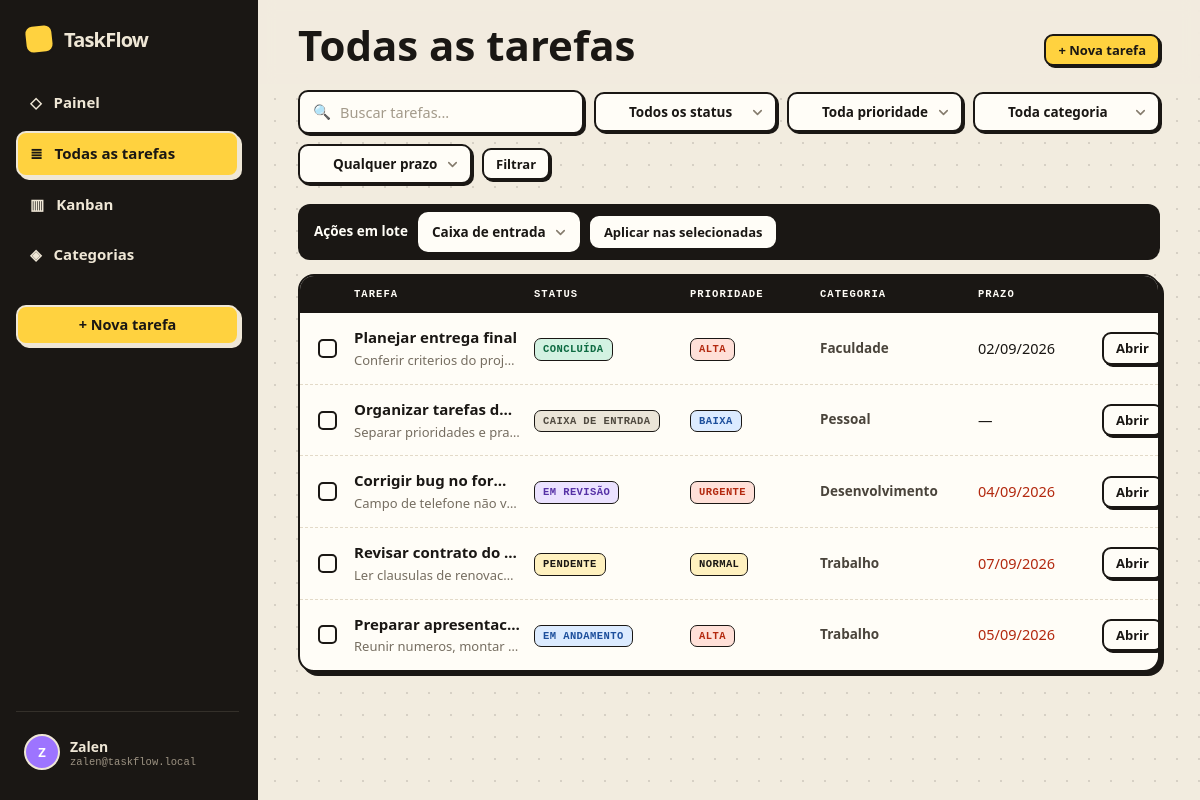
The app's page /tasks.php (signed in), older data.
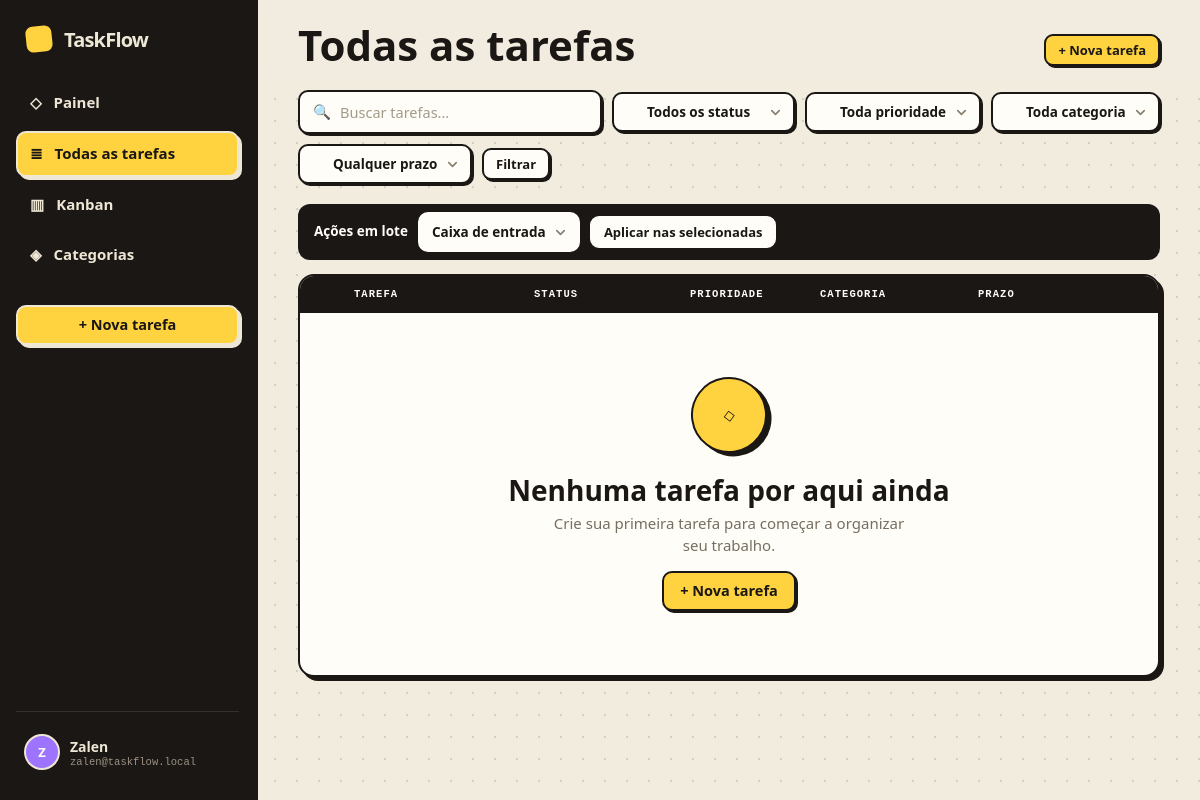
The same page, newer data.
### tables this page shows
CREATE TABLE IF NOT EXISTS tasks (
    id BIGINT UNSIGNED NOT NULL AUTO_INCREMENT,
    user_id INT UNSIGNED NOT NULL,
    workspace_id INT UNSIGNED NULL,
    title VARCHAR(120) NOT NULL,
    description TEXT NULL,
    category VARCHAR(60) NULL,
    status ENUM('inbox','pending','progress','review','done') NOT NULL DEFAULT 'inbox',
    priority ENUM('low','normal','high','urgent') NOT NULL DEFAULT 'normal',
    due_date DATE NULL,
    completed_at DATETIME NULL DEFAULT NULL,
    created_at TIMESTAMP NOT NULL DEFAULT CURRENT_TIMESTAMP,
    updated_at TIMESTAMP NOT NULL DEFAULT CURRENT_TIMESTAMP ON UPDATE CURRENT_TIMESTAMP,
    PRIMARY KEY (id),
    KEY idx_tasks_user_status (user_id, status),
    KEY idx_tasks_user_due (user_id, due_date),
    KEY idx_tasks_user_category (user_id, category),
    KEY idx_tasks_user_updated (user_id, updated_at),
    KEY idx_tasks_workspace (workspace_id),
    KEY idx_tasks_workspace_status (workspace_id, status, due_date),
    CONSTRAINT fk_tasks_user FOREIGN KEY (user_id) REFERENCES users(id) ON DELETE CASCADE,
    CONSTRAINT fk_tasks_workspace FOREIGN KEY (workspace_id) REFERENCES workspaces(id) ON DELETE SET NULL
);

### config/database.php (called while the page is built, shortened)
<?php
function db(bool $withoutDatabase = false): PDO {
    static $connections = [];
    $key = $withoutDatabase ? 'server' : 'database';
    if (isset($connections[$key])) {
        return $connections[$key];
    }
    $dsn = $withoutDatabase
        ? 'mysql:host=' . DB_HOST . ';port=' . DB_PORT . ';charset=utf8mb4'
        : 'mysql:host=' . DB_HOST . ';port=' . DB_PORT . ';dbname=' . DB_NAME . ';charset=utf8mb4';
    try {
        $pdo = new PDO($dsn, DB_USER, DB_PASS, [
            PDO::ATTR_ERRMODE => PDO::ERRMODE_EXCEPTION,
            PDO::ATTR_DEFAULT_FETCH_MODE => PDO::FETCH_ASSOC,
            PDO::ATTR_EMULATE_PREPARES => false,
        ]);
    } catch (PDOException $e) {
        throw new RuntimeException(
            $withoutDatabase
                ? 'Não foi possível conectar ao MySQL. Confirme se o MySQL está iniciado no XAMPP e revise config/database.php.'
                : 'Banco TaskFlow ainda não está disponível. Acesse install.php para criar o banco e as tabelas.',
            0,
            $e
        );
    }
    return $pdo;
}

### includes/bootstrap.php (called while the page is built, shortened)
<?php
require_once __DIR__ . '/../config/database.php';
function e(mixed $value): string {
    return htmlspecialchars((string)$value, ENT_QUOTES, 'UTF-8');
}
function truncate_text(string $value, int $limit): string {
    if (function_exists('mb_strlen') && function_exists('mb_substr')) {
        return mb_strlen($value, 'UTF-8') > $limit ? mb_substr($value, 0, $limit - 1, 'UTF-8') . '…' : $value;
    }
    return strlen($value) > $limit ? substr($value, 0, max(0, $limit - 3)) . '...' : $value;
}
function statuses(): array {
    return [
        'inbox' => 'Caixa de entrada',
        'pending' => 'Pendente',
        'progress' => 'Em andamento',
        'review' => 'Em revisão',
        'done' => 'Concluída',
    ];
}
function priorities(): array {
    return [
        'low' => 'Baixa',
        'normal' => 'Normal',
        'high' => 'Alta',
        'urgent' => 'Urgente',
    ];
}
function due_class(?string $date, string $status): string {
    if (!$date || $status === 'done') return '';
    $today = date('Y-m-d');
    if ($date < $today) return 'overdue';
    return '';
}

### tasks.php (the view, shortened to what the changed rows need)
<?php
require_once __DIR__ . '/includes/bootstrap.php';
$user = require_auth();
$uid = (int)$user['id'];
$q = trim((string)($_GET['q'] ?? ''));
$status = (string)($_GET['status'] ?? '');
$priority = (string)($_GET['priority'] ?? '');
$category = trim((string)($_GET['category'] ?? ''));
$due = (string)($_GET['due'] ?? '');
$view = (string)($_GET['view'] ?? 'list');
$where = ['user_id = :uid']; $params = ['uid'=>$uid];
$order = $view === 'category' ? "ORDER BY category ASC, due_date IS NULL, due_date ASC, updated_at DESC" : 'ORDER BY updated_at DESC, id DESC';
$stmt = db()->prepare('SELECT id,user_id,title,description,category,status,priority,due_date,created_at,updated_at FROM tasks WHERE ' . implode(' AND ', $where) . ' ' . $order);
$stmt->execute($params); $tasks = $stmt->fetchAll(); $categories = user_categories($uid);
$grouped = [];
$filtersActive = ($q !== '' || $status !== '' || $priority !== '' || $category !== '' || $due !== '');
function status_class(string $status): string { return ['inbox'=>'st-inbox','pending'=>'st-pendente','progress'=>'st-andamento','review'=>'st-revisao','done'=>'st-concluida'][$status] ?? 'st-inbox'; }
function priority_class(string $priority): string { return ['urgent'=>'pri-alta','high'=>'pri-alta','normal'=>'pri-media','low'=>'pri-baixa'][$priority] ?? 'pri-media'; }
include __DIR__ . '/includes/header.php';
?>
<?php if ($view === 'category'): ?>
    <?php if (!$grouped): ?><div class="empty"><div class="ic-big">◌</div><h3>Nenhuma categoria encontrada</h3><p>Crie uma tarefa com categoria para ela aparecer aqui.</p></div><?php endif; ?>
    <?php foreach($grouped as $categoryName => $categoryTasks): ?>
        <section class="cat-group open">
            <div class="cat-head"><div class="l"><span class="cat-swatch" style="background:#0e8571"></span><span class="name"><?=e($categoryName)?></span><span class="count"><?=count($categoryTasks)?> tarefa<?=count($categoryTasks)===1?'':'s'?></span></div><span class="chev">▸</span></div>
            <div class="cat-body"><?php foreach($categoryTasks as $task): ?><a class="cat-task" href="tasks.php?action=view&id=<?=e($task['id'])?>"><span class="tt"><?=e($task['title'])?></span><span class="pill <?=status_class($task['status'])?>"><?=e(statuses()[$task['status']])?></span></a><?php endforeach; ?></div>
        </section>
    <?php endforeach; ?>
<?php else: ?>
<form method="post">
    <div class="tasklist">
        <?php if (!$tasks): ?><div class="empty"><div class="ic-big">◇</div><h3><?= $filtersActive ? 'Nenhum resultado encontrado' : 'Nenhuma tarefa por aqui ainda' ?></h3><p><?= $filtersActive ? 'Tente ajustar a busca ou remover alguns filtros.' : 'Crie sua primeira tarefa para começar a organizar seu trabalho.' ?></p><a class="btn btn-primary" style="margin-top:14px" href="tasks.php?action=new">+ Nova tarefa</a></div><?php endif; ?>
        <?php foreach($tasks as $task): ?>
            <div class="trow" data-task-row>
                <div><input type="checkbox" class="row-check" name="ids[]" value="<?=e($task['id'])?>"></div>
                <div class="title-cell"><a class="tt" href="tasks.php?action=view&id=<?=e($task['id'])?>"><?=e($task['title'])?></a><div class="dd"><?=e(truncate_text((string)($task['description'] ?? ''), 80) ?: 'Sem descrição')?></div></div>
                <div><span class="pill <?=status_class($task['status'])?>"><?=e(statuses()[$task['status']])?></span></div>
                <div><span class="pill <?=priority_class($task['priority'])?>"><?=e(priorities()[$task['priority']])?></span></div>
                <div class="cat-tag"><?=e($task['category'] ?: 'Sem categoria')?></div>
                <div class="<?=due_class($task['due_date'] ?? null,$task['status'])==='overdue'?'due-late':''?>"><?=!empty($task['due_date'])?e(date('d/m/Y',strtotime($task['due_date']))):'—'?></div>
                <div><a class="btn btn-ghost btn-sm" href="tasks.php?action=view&id=<?=e($task['id'])?>">Abrir</a></div>
            </div>
        <?php endforeach; ?>
    </div>
</form>
<?php endif; ?>
<?php include __DIR__ . '/includes/footer.php'; ?>

Row changes from the older to the newer data that the page shows:
removed tasks: title "Planejar entrega final", description "Conferir criterios do proj…", status "CONCLUÍDA", priority "ALTA", category "Faculdade", due_date "02/09/2026"
removed tasks: title "Organizar tarefas d…", description "Separar prioridades e pra…", status "CAIXA DE ENTRADA", priority "BAIXA", category "Pessoal"
removed tasks: title "Corrigir bug no for…", description "Campo de telefone não v…", status "EM REVISÃO", priority "URGENTE", category "Desenvolvimento", due_date "04/09/2026"
removed tasks: title "Revisar contrato do…", description "Ler clausulas de renovac…", status "PENDENTE", priority "NORMAL", category "Trabalho", due_date "07/09/2026"
removed tasks: title "Preparar apresentac…", description "Reunir numeros, montar…", status "EM ANDAMENTO", priority "ALTA", category "Trabalho", due_date "05/09/2026"
Text that changed along with them:
text now shown: "◇ Nenhuma tarefa por aqui ainda Crie sua primeira tarefa para começar a organizar seu trabalho. + Nova tarefa"
